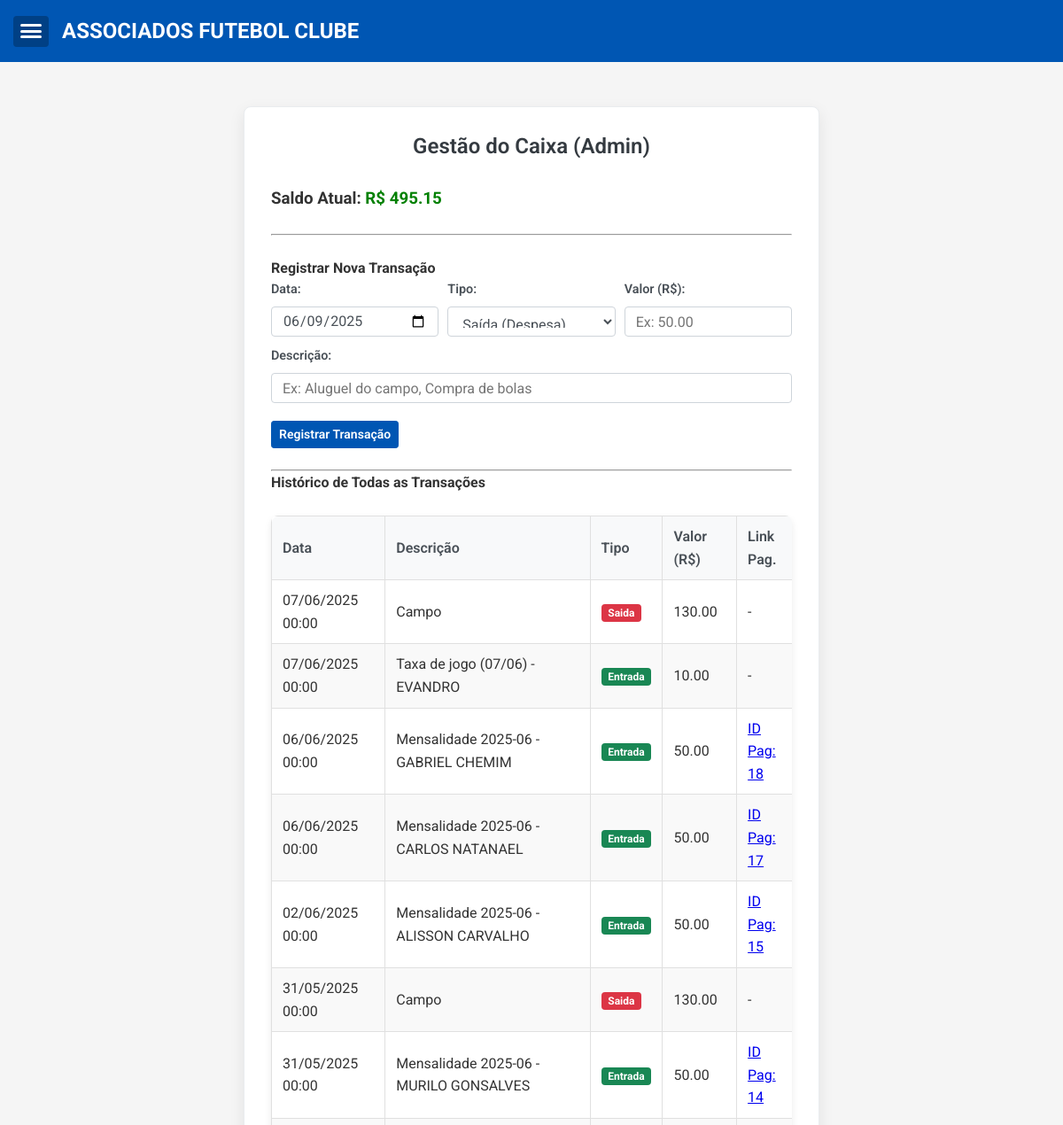
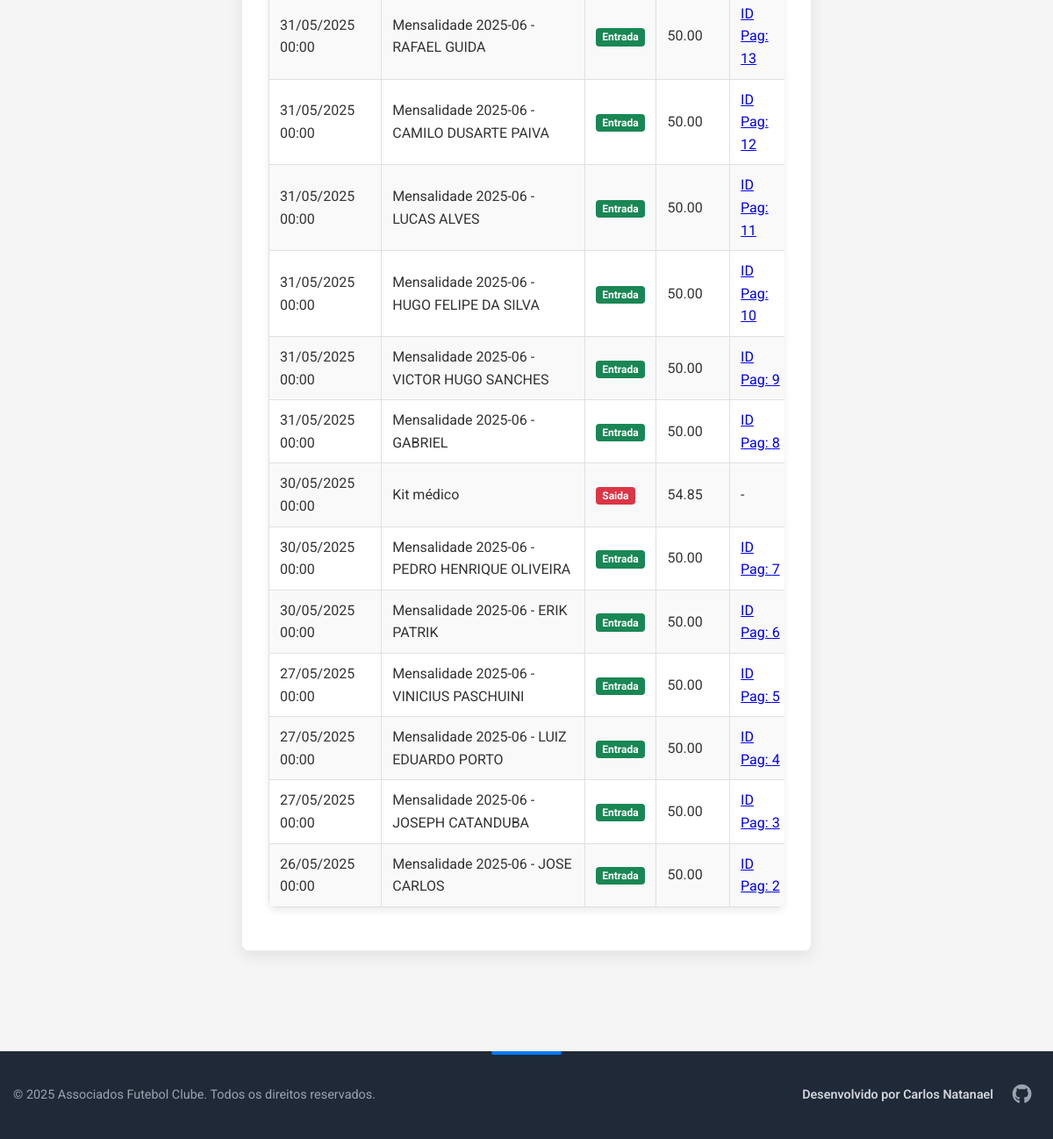
The app's page /admin/caixa (signed in) with its own data (2 pictures, top to bottom).
### app.py (models this page shows, shortened)
class TransacaoCaixa(db.Model):
    id = db.Column(db.Integer, primary_key=True)
    data = db.Column(db.DateTime, nullable=False, default=datetime.utcnow)
    descricao = db.Column(db.String(200), nullable=False)
    tipo = db.Column(db.String(10), nullable=False)
    valor = db.Column(db.Float, nullable=False)
    pagamento_id = db.Column(db.Integer, db.ForeignKey('pagamento.id'), nullable=True)
    pagamento = db.relationship('Pagamento', backref=db.backref('transacao_caixa', uselist=False, cascade="all, delete-orphan"))
    presenca_id = db.Column(db.Integer, db.ForeignKey('presenca.id'), nullable=True, unique=True)
    presenca = db.relationship('Presenca', backref=db.backref('transacao_caixa', uselist=False, cascade="all, delete-orphan"))

### app.py (the view, shortened to what this page needs)
@app.route('/admin/caixa', methods=['GET', 'POST'])
@login_required
def admin_caixa():
    transacoes = TransacaoCaixa.query.order_by(TransacaoCaixa.data.desc(), TransacaoCaixa.id.desc()).all()
    saldo_atual = 0.0
    for t in transacoes:
        if t.tipo == 'entrada':
            saldo_atual += t.valor
        elif t.tipo == 'saida':
            saldo_atual -= t.valor
    return render_template('admin_caixa.html',
                           transacoes=transacoes,
                           saldo_atual=saldo_atual,
                           today_date_for_input=date.today().strftime('%Y-%m-%d')) # Para o valor padrão do input de data

### app.py (called while the page is built)
@event.listens_for(Engine, "connect")
def set_sqlite_timeout(dbapi_connection, connection_record):
    cursor = dbapi_connection.cursor()
    try:
        cursor.execute("PRAGMA busy_timeout = 5000") # Timeout de 5 segundos (5000 ms)
        cursor.close()
        print("DEBUG: SQLite busy_timeout configurado para 5000ms.")
    except Exception as e:
        print(f"DEBUG: Erro ao configurar SQLite busy_timeout: {e}")

@login_manager.user_loader
def load_user(user_id):
    return User.query.get(int(user_id))

### templates/admin_caixa.html (shortened to what this page needs)
{% extends "base.html" %}
{% block content %}
<div class="form-container">
    <h2>Gestão do Caixa (Admin)</h2>
    <div class="caixa-summary section-mb">
        <h3>Saldo Atual: <span style="color: {{ 'green' if saldo_atual >= 0 else 'red' }};">R$ {{ "%.2f"|format(saldo_atual) }}</span></h3>
    </div>
    <hr class="section-mb">
    <h4>Registrar Nova Transação</h4>
    <form method="POST" action="{{ url_for('admin_caixa') }}" class="mb-4">
        <div class="form-row">
            <div class="form-group col-md-4">
                <label for="data_transacao" class="form-label">Data:</label>
                <input type="date" name="data_transacao" id="data_transacao" class="form-control form-control-sm" value="{{ today_date_for_input }}" required>
            </div>
            <div class="form-group col-md-4">
                <label for="tipo_transacao" class="form-label">Tipo:</label>
                <select name="tipo_transacao" id="tipo_transacao" class="form-control form-control-sm">
                    <option value="saida">Saída (Despesa)</option>
                </select>
            </div>
            <div class="form-group col-md-4">
                <label for="valor" class="form-label">Valor (R$):</label>
                <input type="number" step="0.01" min="0.01" name="valor" id="valor" class="form-control form-control-sm" required placeholder="Ex: 50.00">
            </div>
        </div>
        <div class="form-group">
            <label for="descricao" class="form-label">Descrição:</label>
            <input type="text" name="descricao" id="descricao" class="form-control form-control-sm" required placeholder="Ex: Aluguel do campo, Compra de bolas">
        </div>
        <button type="submit" class="btn btn-primary btn-sm">Registrar Transação</button>
    </form>
    <hr>
    <h4>Histórico de Todas as Transações</h4>
    <div class="table-responsive">
        <table>
            <thead>
                <tr>
                    <th>Data</th>
                    <th>Descrição</th>
                    <th>Tipo</th>
                    <th>Valor (R$)</th>
                    <th>Link Pag.</th>
                </tr>
            </thead>
            <tbody>
                {% for transacao in transacoes %}
                <tr>
                    <td>{{ transacao.data.strftime('%d/%m/%Y %H:%M') if transacao.data else '-' }}</td>
                    <td>{{ transacao.descricao }}</td>
                    <td><span class="badge bg-{{ 'success' if transacao.tipo == 'entrada' else 'danger' }}">{{ transacao.tipo|capitalize }}</span></td>
                    <td>{{ "%.2f"|format(transacao.valor) }}</td>
                    <td>
                        {% if transacao.pagamento_id %}
                            <a href="{{ url_for('historico_pagamentos_associado', associado_id=transacao.pagamento.associado_id) }}#mes_{{transacao.pagamento.mes}}" title="Ver Pagamento Original">
                                ID Pag: {{ transacao.pagamento_id }}
                            </a>
                        {% else %}
                            -
                        {% endif %}
                    </td>
                </tr>
                {% else %}
                <tr>
                    <td colspan="5">Nenhuma transação registrada.</td>
                </tr>
                {% endfor %}
            </tbody>
        </table>
    </div>
</div>
{% endblock %}

### static/style.css (style rules this page uses)
* { box-sizing: border-box; margin: 0; padding: 0; }
body { font-family: 'Roboto', sans-serif; line-height: 1.6; color: #333; background-color: #f5f5f5; position: relative; -webkit-font-smoothing: antialiased; -moz-osx-font-smoothing: grayscale; display: flex; flex-direction: column; min-height: 100vh; }
input, select, button, textarea { font-family: 'Roboto', sans-serif; font-size: 1rem; }
.table-responsive { overflow-x: auto; margin: 1.5rem 0; background: white; border-radius: 8px; box-shadow: 0 4px 8px rgba(0,0,0,0.08); }
table { width: 100%; border-collapse: collapse; min-width: 600px; }
th, td { border: 1px solid #e0e0e0; padding: 10px 12px; text-align: left; vertical-align: middle; }
th { background-color: #f8f9fa; color: #495057; font-weight: 600; border: 1px solid #e0e0e0; padding: 10px 12px; text-align: left; vertical-align: middle; }
.table-responsive th:first-child { border-top-left-radius: 7px; }
.table-responsive th:last-child { border-top-right-radius: 7px; }
tr:nth-child(even) td { background-color: #f9f9f9; }
.form-container { max-width: 650px; margin: 30px auto; padding: 25px 30px; background-color: #ffffff; border-radius: 8px; box-shadow: 0 6px 18px rgba(0, 0, 0, 0.08); border: 1px solid #e9ecef; }
.form-container h2 { text-align: center; margin-bottom: 25px; color: #343a40; font-weight: 600; }
.form-group { margin-bottom: 1.25rem; }
.form-label, .form-container .form-label { display: block; margin-bottom: 0.5rem; font-weight: 600; color: #495057; font-size: 0.9rem; }
.form-control, .form-container .form-control { display: block; width: 100%; padding: 0.6rem 0.75rem; font-size: 1rem; font-weight: 400; line-height: 1.5; color: #495057; background-color: #fff; background-clip: padding-box; border: 1px solid #ced4da; border-radius: 0.25rem; transition: border-color 0.15s ease-in-out, box-shadow 0.15s ease-in-out; }
.form-control-sm { height: calc(1.5em + 0.5rem + 2px); padding: .25rem .5rem; font-size: .875rem; line-height: 1.5; border-radius: .2rem; }
select.form-control { height: calc(1.5em + 1.2rem + 2px); }
select.form-control-sm { height: calc(1.5em + 0.5rem + 2px); }
.btn { display: inline-block; font-weight: 600; color: #212529; text-align: center; vertical-align: middle; cursor: pointer; user-select: none; background-color: transparent; border: 1px solid transparent; padding: 0.5rem 1rem; font-size: 1rem; line-height: 1.5; border-radius: 0.25rem; text-decoration: none; transition: color 0.15s ease-in-out, background-color 0.15s ease-in-out, border-color 0.15s ease-in-out, box-shadow 0.15s ease-in-out; }
button { font-family: inherit; }
button { padding: 8px 12px; border-radius: 4px; border: 1px solid #ddd; background-color: #0056b3; color: white; cursor: pointer; transition: background-color 0.3s; }
.btn-primary { color: #fff; background-color: #0056b3; border-color: #0056b3; }
.btn-sm { padding: 0.25rem 0.5rem; font-size: 0.875rem; line-height: 1.5; border-radius: 0.2rem; }

### templates/admin_caixa.html (style rules this page uses)
.section-mb { margin-bottom: 1.5rem; }
.caixa-summary h3 span { font-weight: bold; }
.form-row { display: flex; flex-wrap: wrap; margin-right: -5px; margin-left: -5px; }
.form-row > [class*="col-"] { position: relative; width: 100%; padding-right: 5px; padding-left: 5px; margin-bottom:10px; }
@media (min-width: 768px) { .form-row > .col-md-4 { flex: 0 0 33.333333%; max-width: 33.333333%; } }
.mb-4 { margin-bottom: 1.5rem !important; }
.badge { display: inline-block; padding: .35em .65em; font-size: .75em; font-weight: 700; line-height: 1; color: #fff; text-align: center; white-space: nowrap; vertical-align: baseline; border-radius: .25rem; }
.bg-success { background-color: #198754 !important; }
.bg-danger { background-color: #dc3545 !important; }

### records on screen
TransacaoCaixa: valor "130.00"
TransacaoCaixa: valor "10.00"
TransacaoCaixa: valor "50.00"
TransacaoCaixa: valor "50.00"
TransacaoCaixa: valor "50.00"
TransacaoCaixa: valor "130.00"
TransacaoCaixa: valor "50.00"
TransacaoCaixa: valor "50.00"
TransacaoCaixa: valor "50.00"
TransacaoCaixa: valor "50.00"
TransacaoCaixa: valor "50.00"
TransacaoCaixa: valor "50.00"
TransacaoCaixa: valor "50.00"
TransacaoCaixa: valor "54.85"
TransacaoCaixa: valor "50.00"
TransacaoCaixa: valor "50.00"
TransacaoCaixa: valor "50.00"
TransacaoCaixa: valor "50.00"
TransacaoCaixa: valor "50.00"
TransacaoCaixa: valor "50.00"

### other values on screen
{{ "%.2f"|format(saldo_atual) }} "495.15"
